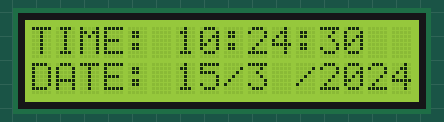
Simulated run of this sketch. Board: Arduino Uno, built with avr-gcc and run on an emulated ATmega328P. Shown: 16×2 character LCD. The local clock reads 2024-03-15 10:24:30 at power-on unless the sketch sets it; what the sketch prints to the serial monitor is not drawn.

Above: at 0.2 s.
At 3.3 s:
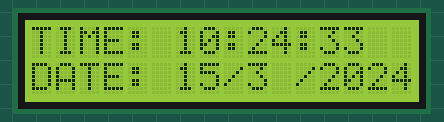
At 7.5 s:
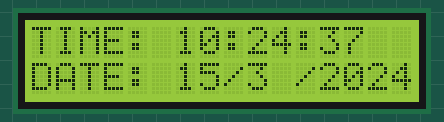
At 15.8 s:
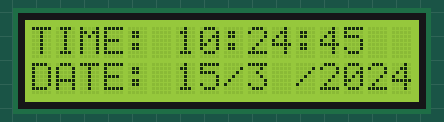
At 24.1 s:
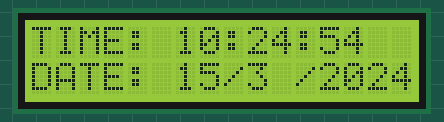
At 32.4 s:
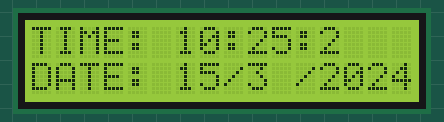

The sketch:

Integrating_a_real_time_clock.ino
```cpp
#include <LiquidCrystal_I2C.h>
#include <Wire.h>
#include <virtuabotixRTC.h>

// set the LCD address to 0x27 for a 16 chars and 2 line display
LiquidCrystal_I2C lcd(0x27, 16, 2);

// Creation of the Real Time Clock Object
//6=SCL pin, 7=SDA pin, 8=Reset pin
virtuabotixRTC myRTC(6, 7, 8);

void setup()  {
  Serial.begin(9600);
  lcd.init();
  lcd.backlight();
  lcd.clear();


  // Set the current date, and time in the following format:
  // seconds, minutes, hours, day of the week, day of the month, month, year
   //myRTC.setDS1302Time(00, 46, 19, 4, 17, 12, 2020);
  //The time is set once when the program runs
}

void loop()  {
  // This allows for the update of variables for time or accessing the individual elements.
  myRTC.updateTime();

  // Start printing elements as individuals
  Serial.print("Current Date / Time: ");
  Serial.print(myRTC.dayofmonth);
  Serial.print("/");
  Serial.print(myRTC.month);
  Serial.print("/");
  Serial.print(myRTC.year);
  Serial.print("  ");
  Serial.print(myRTC.hours);
  Serial.print(":");
  Serial.print(myRTC.minutes);
  Serial.print(":");
  Serial.println(myRTC.seconds);
  Serial.println(myRTC.dayofweek);

  //start printing on LCD screen
  //Time first
  lcd.clear();
  lcd.setCursor(0,0);
  lcd.print("TIME:");

  lcd.setCursor(6,0);
  lcd.print(myRTC.hours);
  lcd.setCursor(8,0);
  lcd.print(":");

  lcd.setCursor(9,0);
  lcd.print(myRTC.minutes);
  lcd.setCursor(11,0);
  lcd.print(":");

  lcd.setCursor(12,0);
  lcd.print(myRTC.seconds);

  //Date below it
  lcd.setCursor(0,1);
  lcd.print("DATE:");
  lcd.setCursor(6,1);
  lcd.print(myRTC.dayofmonth);
  lcd.setCursor(8,1);
  lcd.print("/");
  lcd.setCursor(9,1);
  lcd.print(myRTC.month);
  lcd.setCursor(11,1);
  lcd.print("/");
  lcd.setCursor(12,1);
  lcd.print(myRTC.year);

  // Delay so the program doesn't print non-stop
  delay( 1000);
  }
```

Measured:
- what the display in image 1 shows lasts 1.1 s, from 3.2 s to 4.3 s
